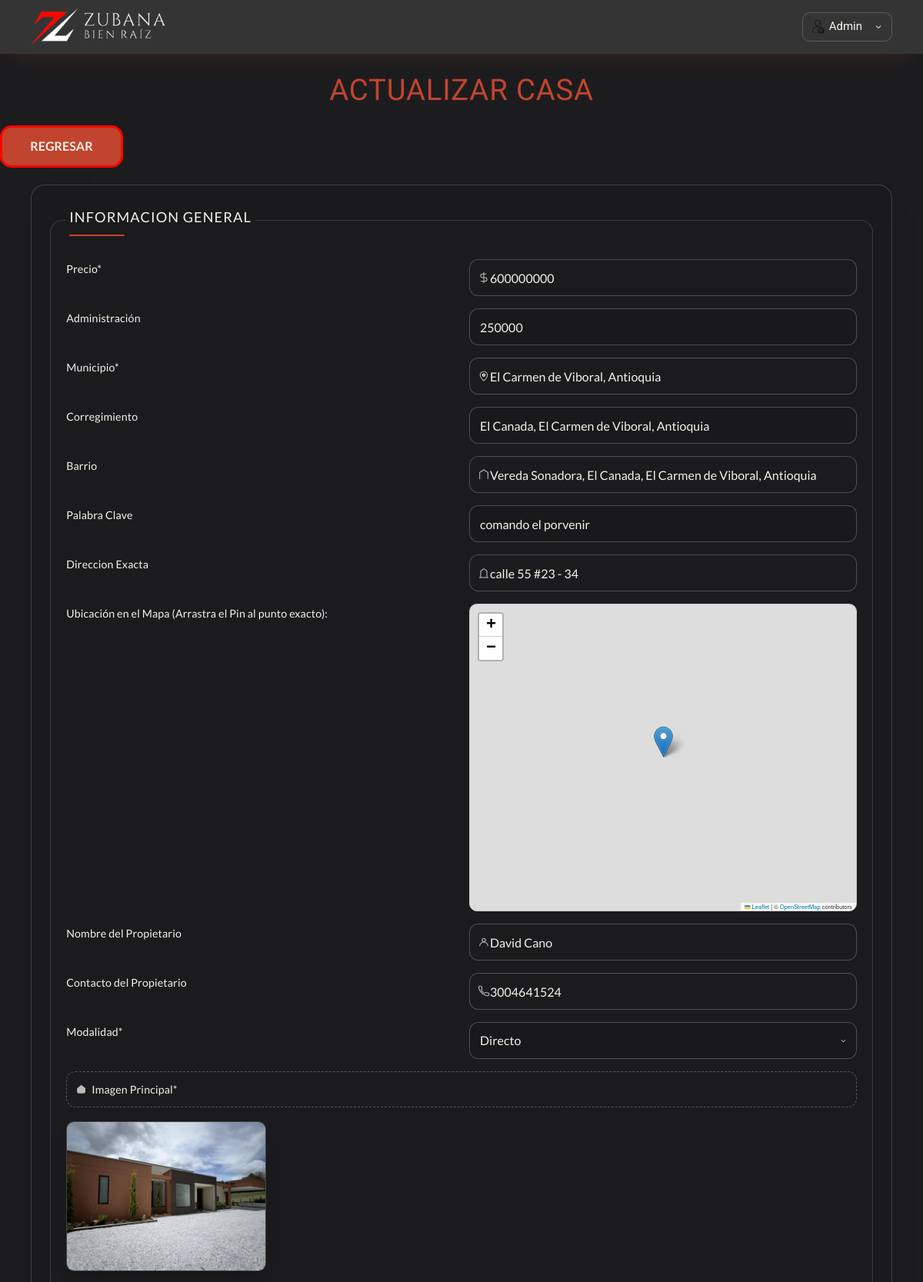
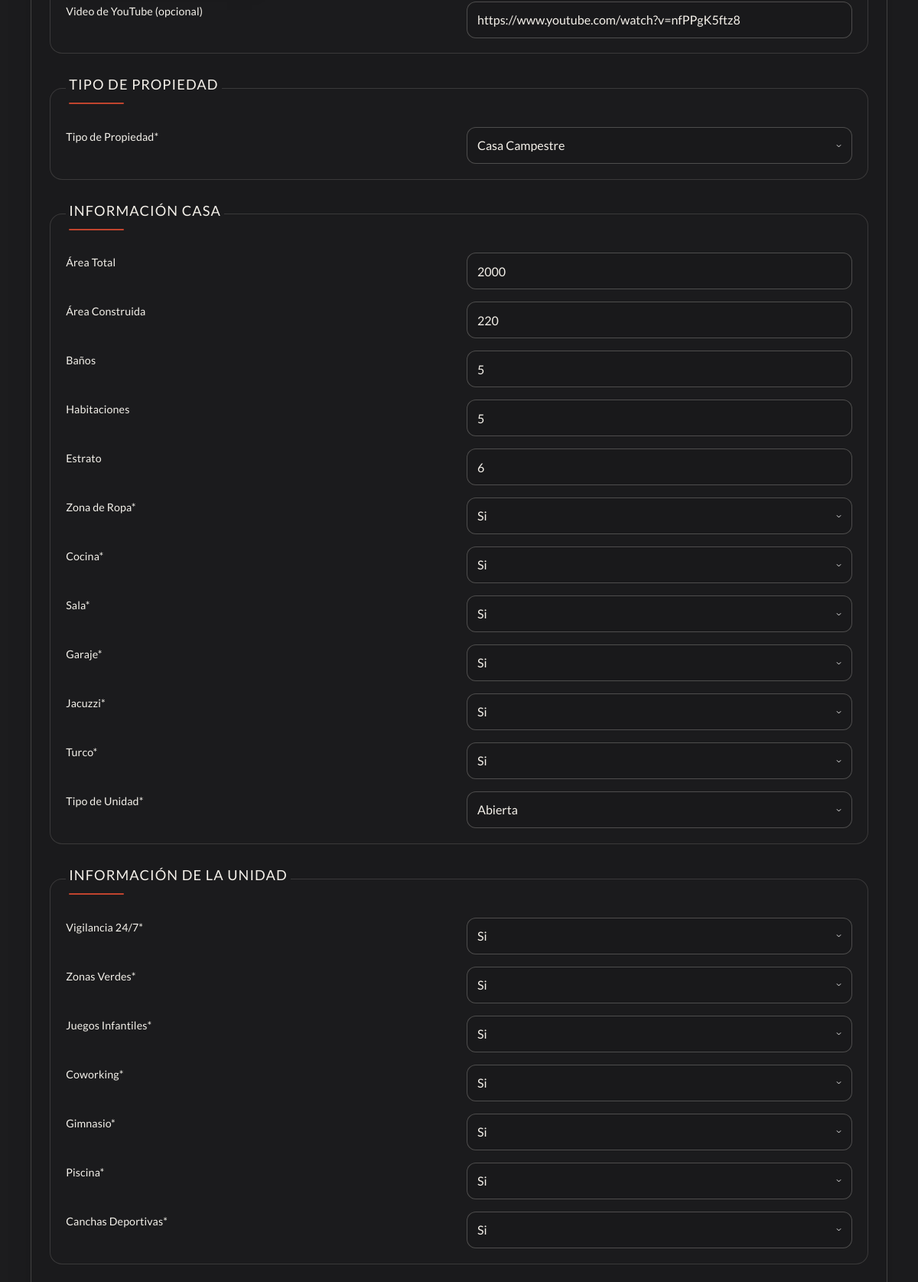
Screenshot of /propiedades/actualizar-casa?id=61&tipo=Casa Campestre (signed in, upper part) with the database file from the repository (2 pictures, top to bottom).
### tables this page shows
CREATE TABLE `casa` (
  `id` int NOT NULL AUTO_INCREMENT,
  `tenant_id` int NOT NULL,
  `area_total` bigint DEFAULT NULL,
  `habitaciones` int DEFAULT NULL,
  `sala` varchar(5) DEFAULT NULL,
  `zona_ropa` varchar(5) DEFAULT NULL,
  `banos` int DEFAULT NULL,
  `nombre` text,
  `imagen` varchar(200) DEFAULT NULL,
  `precio` bigint DEFAULT NULL,
  `ubicacion` varchar(120) DEFAULT NULL,
  `direccion` varchar(60) DEFAULT NULL,
  `tipo` varchar(50) DEFAULT NULL,
  `propietario` varchar(100) DEFAULT NULL,
  `contacto` varchar(15) DEFAULT NULL,
  `codigo` varchar(5) DEFAULT NULL,
  `modalidad` varchar(25) DEFAULT NULL,
  `area_construida` bigint DEFAULT NULL,
  `estrato` int DEFAULT NULL,
  `cocina` varchar(5) DEFAULT NULL,
  `garaje` varchar(5) DEFAULT NULL,
  `tipo_unidad` varchar(50) DEFAULT NULL,
  `vigilancia` varchar(5) DEFAULT NULL,
  `zonas_verdes` varchar(255) DEFAULT NULL,
  `juegos` varchar(5) DEFAULT NULL,
  `coworking` varchar(5) DEFAULT NULL,
  `gimnasio` varchar(5) DEFAULT NULL,
  `piscina` varchar(5) DEFAULT NULL,
  `cancha` varchar(5) DEFAULT NULL,
  `actualizacion` varchar(65) DEFAULT NULL,
  `descripcion` text,
  `barrio` varchar(255) DEFAULT NULL,
  `administracion` bigint DEFAULT NULL,
  `corregimiento` varchar(125) DEFAULT NULL,
  `palabra_clave` varchar(125) DEFAULT NULL,
  `latitud` decimal(10,8) DEFAULT NULL,
  `longitud` decimal(10,8) DEFAULT NULL,
  `jacuzzi` varchar(5) DEFAULT NULL,
  `turco` varchar(5) DEFAULT NULL,
  `video_url` varchar(500) NOT NULL DEFAULT 'N/A',
  `created_at` timestamp NOT NULL DEFAULT CURRENT_TIMESTAMP,
  PRIMARY KEY (`id`),
  KEY `idx_tenant` (`tenant_id`)
);

### views/crear/formulario.php (the view, shortened to what the rows shown need)
<fieldset>
    <legend>Informacion General</legend>
    <label for="precio">Precio*</label>
    <input type="text" placeholder="Precio de la propiedad" class="precio" id="precio" name="propiedad[precio]" value="<?php echo trim(s($propiedad?->precio ?? '')); ?>">
    <label for="precio">Administración</label>
    <input type="text" placeholder="Si la propiedad no tiene administración, ingresa 0." class="administracion" id="administracion" name="propiedad[administracion]" value="<?php echo trim(s($propiedad?->administracion ?? '')); ?>">
    <label for="ubicacion">Municipio*</label>
    <input type="text" placeholder="Ej: Rionegro, Antioquia" id="ubicacion" name="propiedad[ubicacion]" value="<?php echo trim(s($propiedad?->ubicacion ?? '')); ?>">
    <label for="barrio">Corregimiento</label>
    <input type="text" placeholder="San Antonio de Pereira, Campo no obligatorio" id="corregimiento" name="propiedad[corregimiento]" value="<?php echo trim(s($propiedad?->corregimiento ?? '')); ?>">
    <label for="barrio">Barrio</label>
    <input type="text" placeholder="Ej: El Caney" id="barrio" name="propiedad[barrio]" value="<?php echo trim(s($propiedad?->barrio ?? '')); ?>">
    <label for="barrio">Palabra Clave</label>
    <input type="text" placeholder="No ingresar mas de una palabra clave, Campo no obligatorio" id="palabra_clave" name="propiedad[palabra_clave]" value="<?php echo trim(s($propiedad?->palabra_clave ?? '')); ?>">
    <label for="direccion">Direccion Exacta</label>
    <input type="text" placeholder="Calle 40 #73-21" id="direccion" name="propiedad[direccion]" value="<?php echo trim(s($propiedad?->direccion ?? '')); ?>">
    <label>Ubicación en el Mapa (Arrastra el Pin al punto exacto):</label>
    <div id="mapa-formulario" style="height: 400px; width: 100%; border: 1px solid #ccc; border-radius: 10px;"></div>
    <label for="propietario">Nombre del Propietario</label>
    <input type="text" placeholder="Propietario" id="propietario" name="propiedad[propietario]" value="<?php echo trim(s($propiedad?->propietario ?? '')); ?>">
    <label for="contacto">Contacto del Propietario</label>
    <input type="tel" placeholder="Contacto" id="contacto" name="propiedad[contacto]" value="<?php echo trim(s($propiedad?->contacto ?? '')); ?>">
    <label for="modalidad">Modalidad*</label>
    <select id="modalidad" class="select-estilizado" name="propiedad[modalidad]" required>
    <option value="Directo" <?php echo ($propiedad?->modalidad ?? '') === 'Directo' ? 'selected' : ''; ?>>Directo</option>
    </select>
    <label for="imagen" class="custom-file-label">Imagen Principal*</label>
    <?php if(!empty($propiedad?->imagen)) { ?>
    <img src="<?php echo urlImagen($propiedad->imagen) ?>" alt="" class="imagen-peque">
    <?php } ?>
    <label for="video_url">Video de YouTube (opcional)</label>
    <input type="text" placeholder="Pega aquí el enlace del video de YouTube del inmueble." id="video_url" name="propiedad[video_url]" value="<?php echo trim(s($propiedad?->video_url ?? '')); ?>">
</fieldset>

### views/crear/actualizar-casa.php (shortened to what the rows shown need)
<main class="contenedor crear">
    <h1>Actualizar Casa</h1>
    <form action="" class="formulario" method="POST" enctype="multipart/form-data">
        <?php include __DIR__ . '/formulario.php'; ?>
    <fieldset>
    <legend>Tipo de Propiedad</legend>
        <label for="tipo-propiedad">Tipo de Propiedad*</label>
        <select id="tipo-propiedad" class="select-estilizado" name="propiedad[tipo]" required>
            <option value="Casa Campestre" <?php echo ($propiedad?->tipo === 'Casa Campestre') ? 'selected' : ''; ?> >Casa Campestre</option>
        </select>
    </fieldset>
    <fieldset>
        <legend>Información Casa</legend>
        <label for="area_total">Área Total</label>
        <input type="text" placeholder="En m2 el valor" id="area_total" class="areas" name="propiedad[area_total]" value="<?php echo trim(s($propiedad?->area_total ?? '')); ?>">
        <label for="area_construida">Área Construida</label>
        <input type="text" placeholder="En m2 el valor" id="area_construida" class="areac" name="propiedad[area_construida]" value="<?php echo trim(s($propiedad?->area_construida ?? '')); ?>">
        <label for="wc">Baños</label>
        <input type="number" placeholder="Ej: 5 - Solo el Valor" id="wc" name="propiedad[banos]" value="<?php echo is_numeric($propiedad?->banos) ? $propiedad->banos : ''; ?>">
        <label for="habitaciones">Habitaciones</label>
        <input type="number" placeholder="Ej: 4 - Solo el Valor" id="habitaciones" name="propiedad[habitaciones]" value="<?php echo is_numeric($propiedad?->habitaciones) ? $propiedad->habitaciones : ''; ?>">
        <label for="estrato">Estrato</label>
        <input type="number" placeholder="Ej: 3 - Solo el Valor" id="estrato" name="propiedad[estrato]" value="<?php echo is_numeric($propiedad?->estrato) ? $propiedad->estrato : ''; ?>">
        <label for="zona_ropa">Zona de Ropa*</label>
        <select id="zona_ropa" class="select-estilizado" name="propiedad[zona_ropa]">
            <option value="Si" <?php echo ($propiedad?->zona_ropa === 'Si') ? 'selected' : ''; ?>>Si</option>
        </select>
        <label for="cocina">Cocina*</label>
        <select id="cocina" class="select-estilizado" name="propiedad[cocina]">
            <option value="Si" <?php echo ($propiedad?->cocina === 'Si') ? 'selected' : ''; ?>>Si</option>
        </select>
        <label for="sala">Sala*</label>
        <select id="sala" class="select-estilizado" name="propiedad[sala]">
            <option value="Si" <?php echo ($propiedad?->sala === 'Si') ? 'selected' : ''; ?>>Si</option>
        </select>
        <label for="garaje">Garaje*</label>
        <select id="garaje" class="select-estilizado" name="propiedad[garaje]">
            <option value="Si" <?php echo ($propiedad?->garaje === 'Si') ? 'selected' : ''; ?>>Si</option>
        </select>
        <label for="jacuzzi">Jacuzzi*</label>
        <select id="jacuzzi" class="select-estilizado" name="propiedad[jacuzzi]">
            <option value="Si" <?php echo ($propiedad?->jacuzzi === 'Si') ? 'selected' : ''; ?>>Si</option>
        </select>
        <label for="turco">Turco*</label>
        <select id="turco" class="select-estilizado" name="propiedad[turco]">
            <option value="Si" <?php echo ($propiedad?->turco === 'Si') ? 'selected' : ''; ?>>Si</option>
        </select>
        <label for="tipo-unidad">Tipo de Unidad*</label>
        <select id="tipo-unidad" class="select-estilizado" name="propiedad[tipo_unidad]">
            <option value="abierta" <?php echo ($propiedad?->tipo_unidad === 'abierta') ? 'selected' : ''; ?>>Abierta</option>
        </select>
    </fieldset>
    <fieldset>
        <legend>Información de la Unidad</legend>
        <label for="vigilancia">Vigilancia 24/7*</label>
        <select id="vigilancia" class="select-estilizado" name="propiedad[vigilancia]">
            <option value="Si" <?php echo ($propiedad?->vigilancia === 'Si') ? 'selected' : ''; ?>>Si</option>
        </select>
        <label for="zonas_verdes">Zonas Verdes*</label>
        <select id="zonas_verdes" class="select-estilizado" name="propiedad[zonas_verdes]">
            <option value="Si" <?php echo ($propiedad?->zonas_verdes === 'Si') ? 'selected' : ''; ?>>Si</option>
        </select>
        <label for="juegos">Juegos Infantiles*</label>
        <select id="juegos" class="select-estilizado" name="propiedad[juegos]">
            <option value="Si" <?php echo ($propiedad?->juegos === 'Si') ? 'selected' : ''; ?>>Si</option>
        </select>
        <label for="coworking">Coworking*</label>
        <select id="coworking" class="select-estilizado" name="propiedad[coworking]">
            <option value="Si" <?php echo ($propiedad?->coworking === 'Si') ? 'selected' : ''; ?>>Si</option>
        </select>
        <label for="gimnasio">Gimnasio*</label>
        <select id="gimnasio" class="select-estilizado" name="propiedad[gimnasio]">
            <option value="Si" <?php echo ($propiedad?->gimnasio === 'Si') ? 'selected' : ''; ?>>Si</option>
        </select>
        <label for="piscina">Piscina*</label>
        <select id="piscina" class="select-estilizado" name="propiedad[piscina]">
            <option value="Si" <?php echo ($propiedad?->piscina === 'Si') ? 'selected' : ''; ?>>Si</option>
        </select>
        <label for="cancha">Canchas Deportivas*</label>
        <select id="cancha" class="select-estilizado" name="propiedad[cancha]">
            <option value="Si" <?php echo ($propiedad?->cancha === 'Si') ? 'selected' : ''; ?>>Si</option>
        </select>
    </fieldset>
    </form>
</main>

### rows the page displays
casa: precio "600000000", administracion "250000", ubicacion "El Carmen de Viboral, Antioquia", corregimiento "El Canada, El Carmen de Viboral, Antioquia", barrio "Vereda Sonadora, El Canada, El Carmen de Viboral, Antioquia", palabra_clave "comando el porvenir", direccion "calle 55 #23 - 34", propietario "David Cano", contacto "3004641524", modalidad "Directo", imagen (picture), video_url "https://www.youtube.com/watch?v=nfPPgK5ftz8", tipo "Casa Campestre", area_total "2000", area_construida "220", banos "5", habitaciones "5", estrato "6", zona_ropa "Si", cocina "Si", sala "Si", garaje "Si", jacuzzi "Si", turco "Si", tipo_unidad "Abierta", vigilancia "Si", zonas_verdes "Si", juegos "Si", coworking "Si", gimnasio "Si", piscina "Si", cancha "Si"
